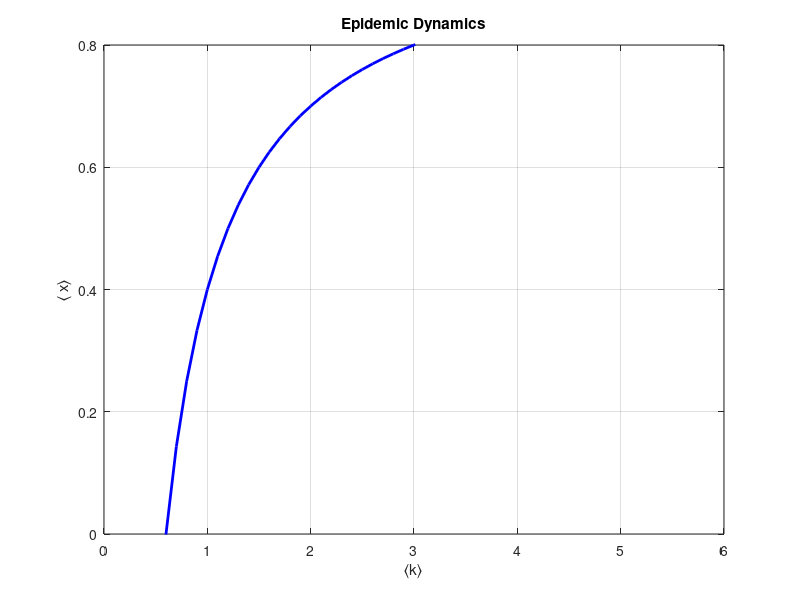

Reproduce this figure in MATLAB.
% Define the parameters
N = 1000;
R = 0.5;
B = 0.3;

% Define the differential equation
dydt = @(k, x) 1 - (B ./ (k * R));

% Solve the differential equation
k_values = 0:0.1:6;
x_values = 1 - (B ./ (k_values * R));

% Plot the results
plot(k_values, x_values, 'b', 'LineWidth', 2);
xlabel('\langlek\rangle');
ylabel('\langle x\rangle');
title('Epidemic Dynamics');
ylim([0 0.8]);
grid on;
